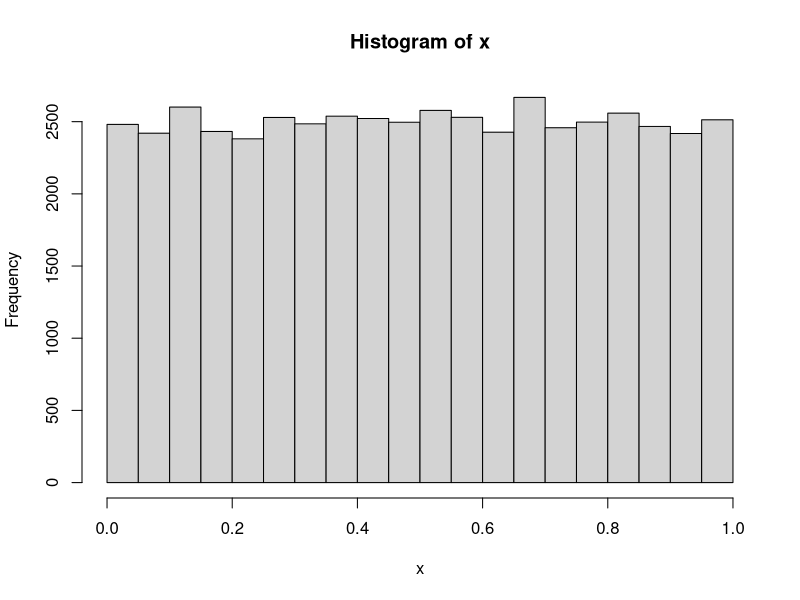
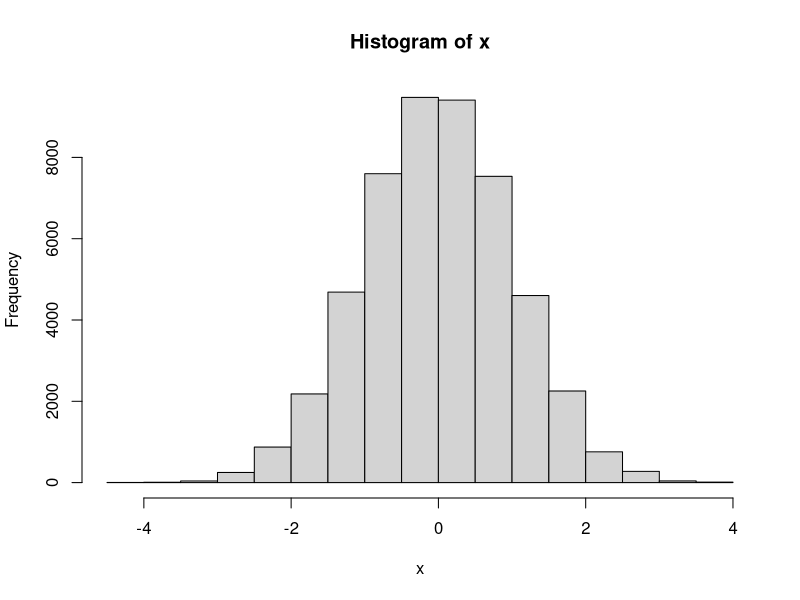
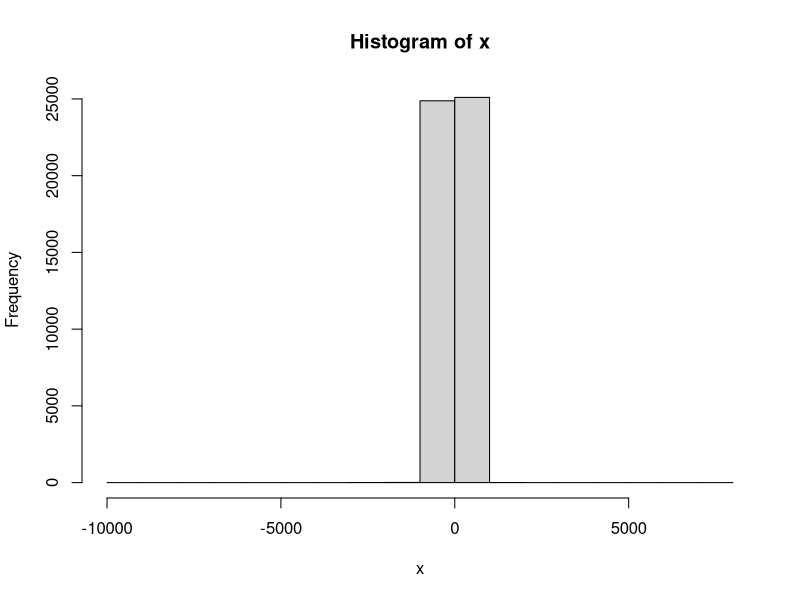
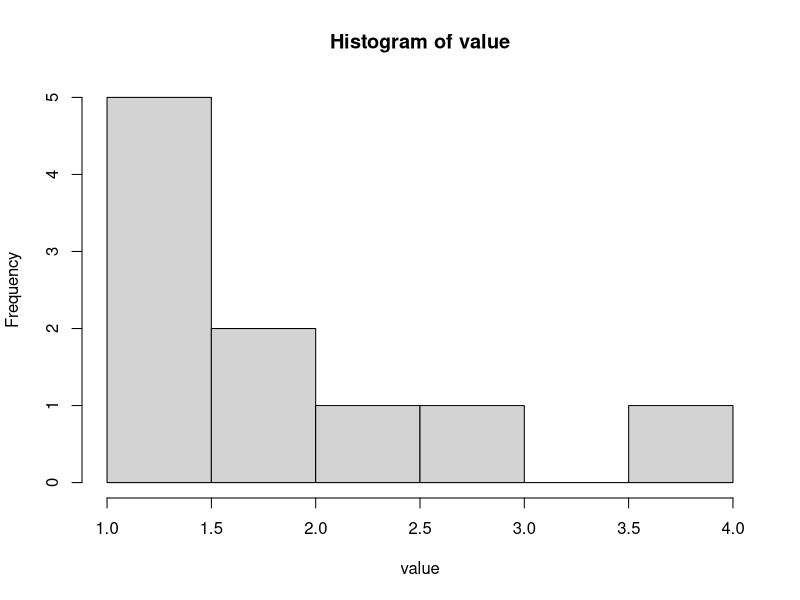
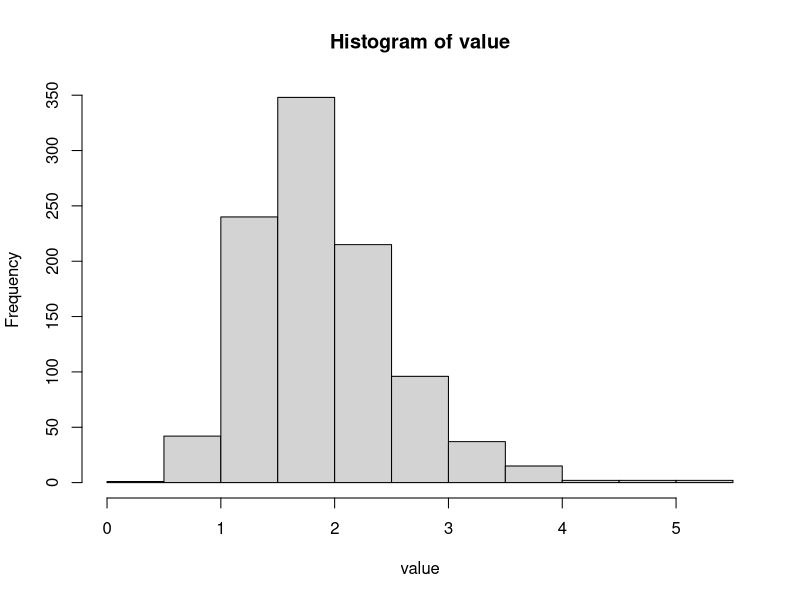

R code for these plots, in order:
#  Generate n random variates from a given distribution.  
#  For a small n, list them.	 Look at them to see that they look as if
#  they came from the appropriate distribution.

n <- 20
x <- runif(n, min=3, max=5)
x


n <- 20
x <- rnorm(n, mean=2, sd=3)
x
#  Generate a large number of random variates from a given distribution.
#  Since it is a large number, don't list them.  
#  Instead, make a histogram of them, 
#  find the mean and standard deviation of the random variates you generated 
#  and think about whether those are what you expected.
#  Find the minimum and the maximum of the random variates you found.


n <- 50000
x <- runif(n)
hist(x)
mean(x)
sd(x)
min(x)
max(x)


n <- 50000
x <- rnorm(n)
hist(x)
mean(x)
sd(x)
min(x)
max(x)


n <- 50000
x <- rcauchy(n)
hist(x)
mean(x)
sd(x)
min(x)
max(x)



#  Explore the sampling distribution of the sample standard deviation
#  when the data come from an chi-squared distribution with df = 2
#  and the samples are of random samples of size 15.
#  Explore it by computing 10,000 values from this sampling distribution,
#  and then showing the histogram, the max, min, mean and standard deviation 
#  of this approximation of the sampling distribution.

#   First, let's just generate one value from this sampling distribution.
#   

y = rchisq(n=15,df=2,ncp=0)
y
value = sd(y)
value

#   Now, let's generate ten values from this sampling distribution
#   and list them, and find various summary statistics for this distribution.
#   Then see if these look like reasonable values for this sampling distn.

n = 15
m = 10

for (j in 1:m){
  
  y = rchisq(n=15,df=2,ncp=0)
  
  value[j] = sd(y)}

value
hist(value)
min(value)
max(value)
mean(value)
sd(value)


#  But, of course, just ten values from a sampling distribution is not
#  giving a good approximation of the distribution.   
#  Generate a larger number of them, like 1000,
#  and, of course, don't list them, by "commenting out" the command that lists.


n = 15
m = 1000

for (j in 1:m){
  
  y = rchisq(n=15,df=2,ncp=0)
  
  value[j] = sd(y)}

#	value
hist(value)
min(value)
max(value)
mean(value)
sd(value)





